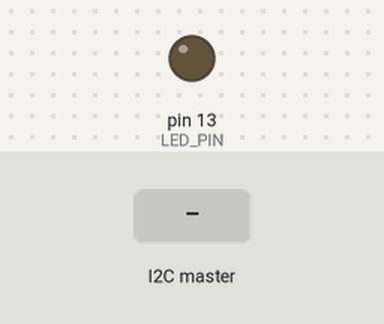
A sketch run on a simulated Arduino Uno, built with avr-gcc and run on an emulated ATmega328P. Shown: output pins drawn as LEDs (lit = HIGH). Inputs (shaded band) come from the test bench.

Above: at 1.2 s.
1.3 s: the I2C master sends the byte 1
At 1.7 s:
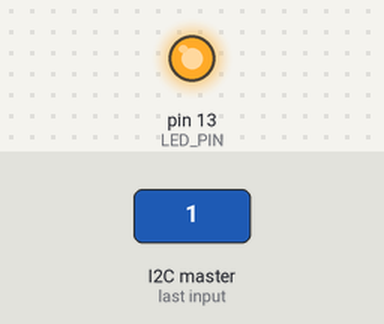
4.3 s: the I2C master sends the byte 0
At 4.7 s:
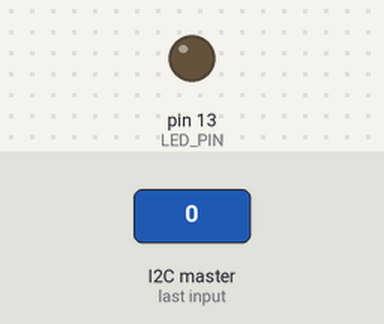
Timing chart, 0 to 7.3 s (numbered marks = the images above; inputs shaded):
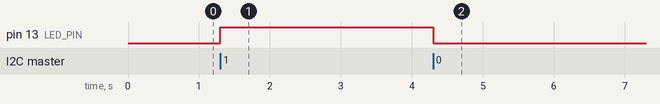

Measured:
- after the input at 1.3 s, pin 13 (LED_PIN): LOW → HIGH at once
- after the input at 4.3 s, pin 13 (LED_PIN): HIGH → LOW at once

The sketch:

ARMI2C.ino
```cpp
#include <Wire.h>

#define OWN_ADDRESS 0x08
#define LED_PIN 13

int ledBlink = 0;

void receiveEvent(int bytes)
{
    //  Read received data
    ledBlink = Wire.read();
}
void requestEvent()
{
    Wire.write(ledBlink);
}

void setup() {
  // put your setup code here, to run once:
  pinMode (LED_PIN, OUTPUT);
  digitalWrite(LED_PIN, LOW);

  Wire.begin(OWN_ADDRESS);
  // Attach a function to trigger when something is received
  Wire.onReceive(receiveEvent);
  // Attach a function to trigger when something is requested
  Wire.onRequest(requestEvent);

}

void loop() {
  // put your main code here, to run repeatedly:
  if (ledBlink == 1)
  {
       digitalWrite(LED_PIN, HIGH);
       delay(250);
       digitalWrite(LED_PIN, LOW);

   }
   else if (ledBlink == 0)
   {
      digitalWrite(LED_PIN, LOW);
   }

}
```
